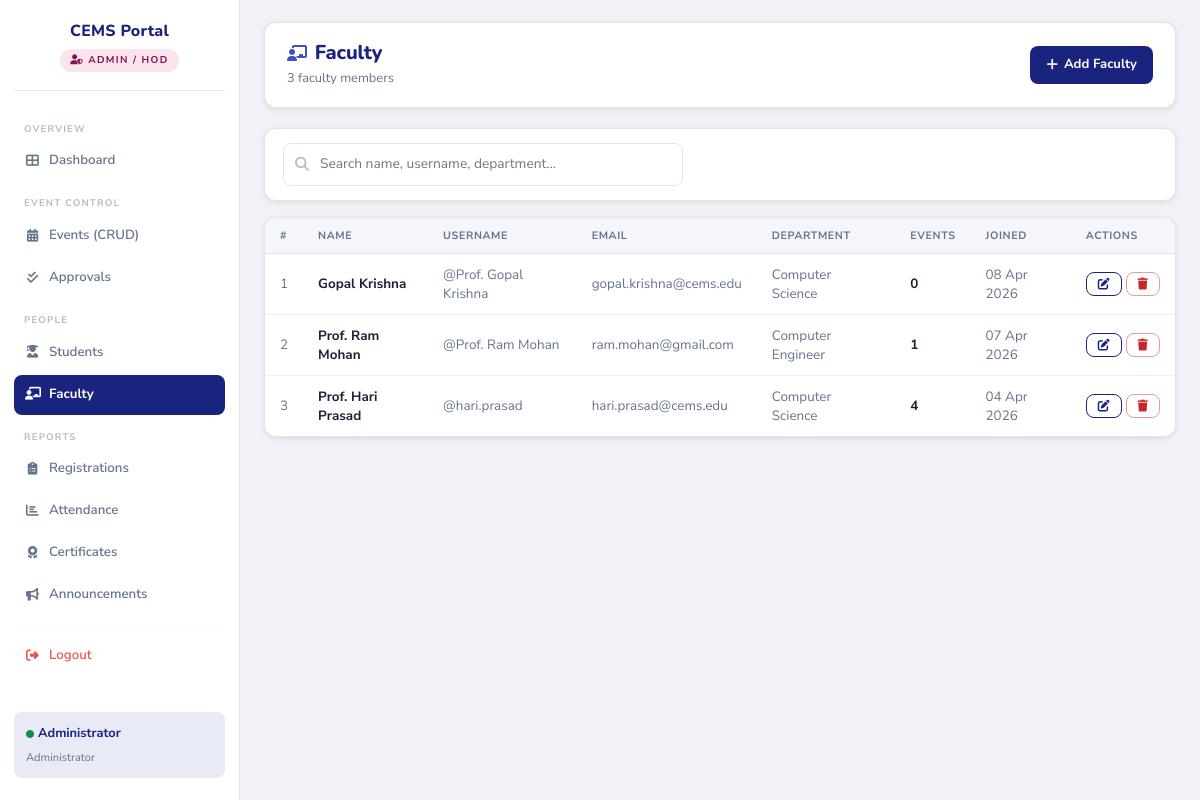
Before: /admin/faculty.php (signed in) with the older database file.
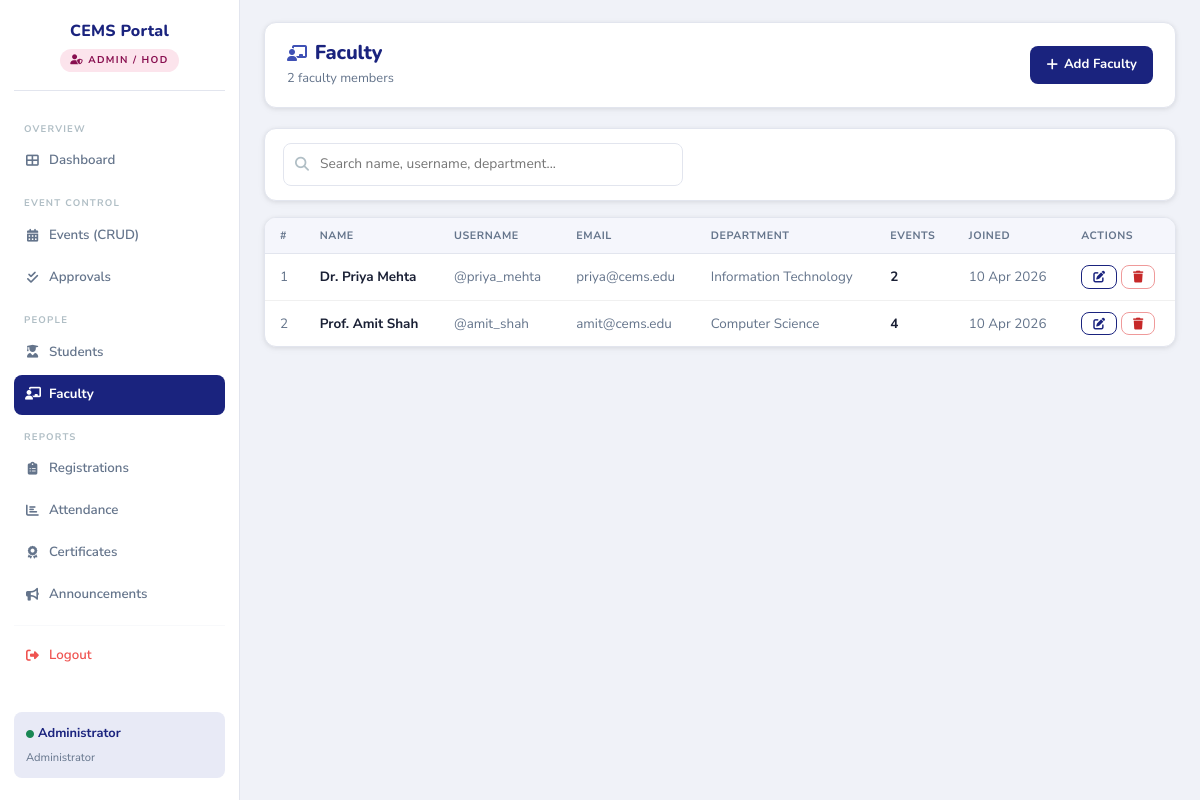
After: the same page with the newer database file.
### tables this page shows
CREATE TABLE faculty (
    faculty_id  INT AUTO_INCREMENT PRIMARY KEY,
    full_name   VARCHAR(150) NOT NULL,
    email       VARCHAR(150) NOT NULL UNIQUE,
    department  VARCHAR(100) DEFAULT NULL,
    username    VARCHAR(80)  NOT NULL UNIQUE,
    password    VARCHAR(255) NOT NULL,
    created_at  TIMESTAMP    DEFAULT CURRENT_TIMESTAMP
);

### admin/faculty.php (the view, shortened to what the changed rows need)
<?php
require_once('../config/db.php');
$action     = $_GET['action'] ?? 'list';
$edit_fac = null;
$faculty_list = [];
$search = trim($_GET['search'] ?? '');
if ($action === 'list') {
    try {
        if ($search !== '') {
            $like = "%$search%";
            $q = $conn->prepare("
                SELECT f.*, COUNT(e.event_id) AS event_count
                FROM faculty f LEFT JOIN events e ON e.created_by=f.faculty_id
                WHERE f.full_name LIKE ? OR f.username LIKE ? OR f.email LIKE ? OR f.department LIKE ?
                GROUP BY f.faculty_id ORDER BY f.created_at DESC
            ");
            $q->bind_param("ssss", $like, $like, $like, $like); $q->execute();
        } else {
            $q = $conn->query("
                SELECT f.*, COUNT(e.event_id) AS event_count
                FROM faculty f LEFT JOIN events e ON e.created_by=f.faculty_id
                GROUP BY f.faculty_id ORDER BY f.created_at DESC
            ");
        }
        $faculty_list = $q->fetch_all(MYSQLI_ASSOC);
    } catch (Exception $e) {}
}
$departments = ['Computer Science','Information Technology','Electronics & Communication','Mechanical Engineering','Civil Engineering','Management','BBA','MBA','Commerce','Sciences','Humanities','Other'];
?>
<!DOCTYPE html>
<html lang="en">
<head>
    <link href="https://cdn.jsdelivr.net/npm/bootstrap@5.3.2/dist/css/bootstrap.min.css" rel="stylesheet">
    <link rel="stylesheet" href="https://cdnjs.cloudflare.com/ajax/libs/font-awesome/6.4.2/css/all.min.css">
    <link rel="stylesheet" href="../assets/css/style.css">
</head>
<body>
<main class="main-content"><div class="content-inner">
<?php if ($action === 'create' || $action === 'edit'):
    $f = $edit_fac ?? [];
    $is_edit = ($action === 'edit');
?>
<div class="page-header">
    <div>
        <h1><i class="fas fa-chalkboard-teacher me-2" style="color:var(--accent);font-size:1rem;"></i>
            <?= $is_edit ? 'Edit Faculty' : 'Add Faculty Member' ?></h1>
        <p><?= $is_edit ? 'Update faculty details. Changes apply immediately.' : 'Add a new faculty account. They can log in and create events immediately.' ?></p>
    </div>
    <a href="faculty.php" class="btn-outline-custom"><i class="fas fa-arrow-left"></i> Back</a>
</div>
<div class="form-card">
    <form method="POST">
        <?php if ($is_edit): ?>
        <input type="hidden" name="edit_id" value="<?= $f['faculty_id'] ?>">
        <?php endif; ?>
        <div class="row g-3">
            <div class="col-md-6">
                <label class="form-label-custom">Full Name *</label>
                <input type="text" name="full_name" class="form-control-custom" required
                       value="<?= htmlspecialchars($f['full_name'] ?? $_POST['full_name'] ?? '') ?>">
            </div>
            <div class="col-md-6">
                <label class="form-label-custom">Username * <small style="text-transform:none;font-weight:400;">(used to log in)</small></label>
                <input type="text" name="username" class="form-control-custom" required
                       placeholder="e.g. prof.gopal or gopal_krishna"
                       value="<?= htmlspecialchars($f['username'] ?? $_POST['username'] ?? '') ?>">
            </div>
            <div class="col-md-6">
                <label class="form-label-custom">Email Address *</label>
                <input type="email" name="email" class="form-control-custom" required
                       value="<?= htmlspecialchars($f['email'] ?? $_POST['email'] ?? '') ?>">
            </div>
            <div class="col-md-6">
                <label class="form-label-custom">Department</label>
                <select name="department" class="form-control-custom">
                    <option value="">— Select Department —</option>
                    <?php foreach ($departments as $dept): ?>
                    <option value="<?= $dept ?>" <?= ($f['department'] ?? $_POST['department'] ?? '') === $dept ? 'selected' : '' ?>><?= $dept ?></option>
                    <?php endforeach; ?>
                </select>
            </div>
            <div class="col-md-6">
                <label class="form-label-custom">
                    Password <?= $is_edit ? '<small style="text-transform:none;font-weight:400;">(leave blank to keep current)</small>' : '*' ?>
                </label>
                <input type="password" name="password" class="form-control-custom"
                       placeholder="<?= $is_edit ? 'Leave blank to keep unchanged' : 'Min. 8 characters' ?>"
                       <?= $is_edit ? '' : 'required' ?>>
            </div>
        </div>
        <div class="d-flex gap-2 mt-4">
            <button type="submit" class="btn-primary-custom">
                <i class="fas fa-<?= $is_edit ? 'save' : 'plus' ?>"></i> <?= $is_edit ? 'Save Changes' : 'Add Faculty' ?>
            </button>
            <a href="faculty.php" class="btn-outline-custom">Cancel</a>
        </div>
    </form>
</div>
<?php else: ?>
<div class="page-header">
    <div>
        <h1><i class="fas fa-chalkboard-teacher me-2" style="color:var(--accent);font-size:1rem;"></i>Faculty</h1>
        <p><?= count($faculty_list) ?> faculty member<?= count($faculty_list) !== 1 ? 's' : '' ?></p>
    </div>
    <a href="faculty.php?action=create" class="btn-primary-custom"><i class="fas fa-plus"></i> Add Faculty</a>
</div>
<div class="table-wrap mb-3" style="padding:14px 18px;">
    <form method="GET" class="search-wrap" style="max-width:400px;">
        <input type="text" name="search" class="form-control-custom"
               placeholder="Search name, username, department..."
               value="<?= htmlspecialchars($search) ?>">
    </form>
</div>
<div class="table-wrap">
    <table class="cems-table">
        <thead>
            <tr><th>#</th><th>Name</th><th>Username</th><th>Email</th><th>Department</th><th>Events</th><th>Joined</th><th>Actions</th></tr>
        </thead>
        <tbody>
        <?php foreach ($faculty_list as $i => $f): ?>
        <tr>
            <td style="color:var(--text-muted);"><?= $i + 1 ?></td>
            <td><strong><?= htmlspecialchars($f['full_name']) ?></strong></td>
            <td style="color:var(--text-muted);">@<?= htmlspecialchars($f['username']) ?></td>
            <td style="color:var(--text-muted);"><?= htmlspecialchars($f['email']) ?></td>
            <td style="color:var(--text-muted);"><?= htmlspecialchars($f['department'] ?: '—') ?></td>
            <td><strong><?= $f['event_count'] ?></strong></td>
            <td style="color:var(--text-muted);"><?= date('d M Y', strtotime($f['created_at'])) ?></td>
            <td>
                <div class="d-flex gap-1">
                    <a href="faculty.php?action=edit&id=<?= $f['faculty_id'] ?>" class="btn-outline-custom btn-sm-custom"><i class="fas fa-edit"></i></a>
                    <button class="btn-danger-custom btn-sm-custom"
                            onclick="confirmDelete(<?= $f['faculty_id'] ?>, '<?= addslashes(htmlspecialchars($f['full_name'])) ?>')">
                        <i class="fas fa-trash"></i>
                    </button>
                </div>
            </td>
        </tr>
        <?php endforeach; ?>
        </tbody>
    </table>
</div>
<?php endif; ?>
</div></main>
</body>
</html>

Changed rows visible on the page:
removed faculty: full_name "Gopal Krishna", username "Prof. Gopal Krishna", email "gopal.krishna@cems.edu", department "Computer Science", event_count "0", created_at "08 Apr 2026"
removed faculty: full_name "Prof. Ram Mohan", username "Prof. Ram Mohan", email "ram.mohan@gmail.com", department "Computer Engineer", event_count "1", created_at "07 Apr 2026"
added faculty: full_name "Dr. Priya Mehta", username "priya_mehta", email "priya@cems.edu", department "Information Technology", event_count "2", created_at "10 Apr 2026"
changed faculty "Computer Science": full_name "Prof. Hari Prasad" → "Prof. Amit Shah"; username "hari.prasad" → "amit_shah"; email "hari.prasad@cems.edu" → "amit@cems.edu"; created_at "04 Apr 2026" → "10 Apr 2026"
Other visible differences:
count($faculty_list): "3" → "2"
